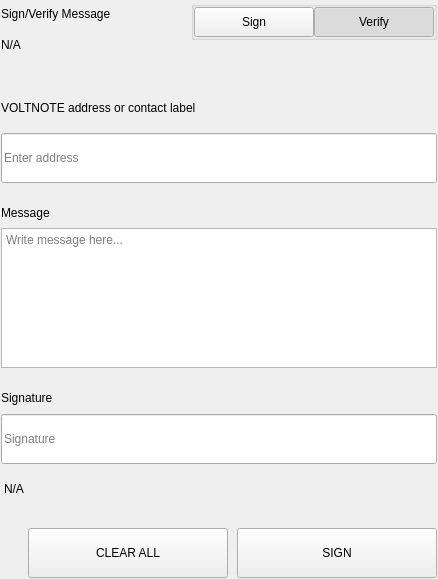
<?xml version="1.0" encoding="UTF-8"?>
<ui version="4.0">
 <class>SettingsSignMessageWidgets</class>
 <widget class="QWidget" name="SettingsSignMessageWidgets">
  <property name="geometry">
   <rect>
    <x>0</x>
    <y>0</y>
    <width>438</width>
    <height>579</height>
   </rect>
  </property>
  <property name="windowTitle">
   <string>Form</string>
  </property>
  <layout class="QVBoxLayout" name="verticalLayout">
   <property name="spacing">
    <number>0</number>
   </property>
   <property name="leftMargin">
    <number>0</number>
   </property>
   <property name="topMargin">
    <number>0</number>
   </property>
   <property name="rightMargin">
    <number>0</number>
   </property>
   <property name="bottomMargin">
    <number>0</number>
   </property>
   <item>
    <widget class="QWidget" name="left" native="true">
     <layout class="QVBoxLayout" name="verticalLayout_3">
      <property name="leftMargin">
       <number>0</number>
      </property>
      <property name="topMargin">
       <number>0</number>
      </property>
      <property name="rightMargin">
       <number>0</number>
      </property>
      <property name="bottomMargin">
       <number>0</number>
      </property>
      <item>
       <widget class="QWidget" name="container_sign" native="true">
        <layout class="QVBoxLayout" name="verticalLayout_2">
         <property name="spacing">
          <number>0</number>
         </property>
         <property name="leftMargin">
          <number>1</number>
         </property>
         <property name="topMargin">
          <number>1</number>
         </property>
         <property name="rightMargin">
          <number>1</number>
         </property>
         <property name="bottomMargin">
          <number>1</number>
         </property>
         <item>
          <layout class="QHBoxLayout" name="horizontalLayout_3" stretch="3,1">
           <property name="spacing">
            <number>40</number>
           </property>
           <item>
            <layout class="QVBoxLayout" name="verticalLayoutTitle">
             <property name="spacing">
              <number>5</number>
             </property>
             <item>
              <widget class="QLabel" name="labelTitle">
               <property name="text">
                <string>Sign/Verify Message</string>
               </property>
              </widget>
             </item>
             <item>
              <widget class="QLabel" name="labelSubtitle1">
               <property name="text">
                <string notr="true">N/A</string>
               </property>
               <property name="wordWrap">
                <bool>true</bool>
               </property>
              </widget>
             </item>
            </layout>
           </item>
           <item alignment="Qt::AlignRight|Qt::AlignTop">
            <widget class="QWidget" name="containerSwitch" native="true">
             <property name="styleSheet">
              <string notr="true">#containerSwitch{
	padding-top:9px;
}</string>
             </property>
             <layout class="QVBoxLayout" name="verticalLayout_6">
              <property name="spacing">
               <number>4</number>
              </property>
              <property name="leftMargin">
               <number>0</number>
              </property>
              <property name="topMargin">
               <number>0</number>
              </property>
              <property name="rightMargin">
               <number>0</number>
              </property>
              <property name="bottomMargin">
               <number>0</number>
              </property>
              <item alignment="Qt::AlignRight">
               <widget class="QGroupBox" name="groupBox">
                <property name="sizePolicy">
                 <sizepolicy hsizetype="Fixed" vsizetype="Preferred">
                  <horstretch>0</horstretch>
                  <verstretch>0</verstretch>
                 </sizepolicy>
                </property>
                <property name="title">
                 <string/>
                </property>
                <property name="alignment">
                 <set>Qt::AlignRight|Qt::AlignTop|Qt::AlignTrailing</set>
                </property>
                <layout class="QHBoxLayout" name="horizontalLayout_4">
                 <property name="spacing">
                  <number>0</number>
                 </property>
                 <property name="leftMargin">
                  <number>0</number>
                 </property>
                 <property name="topMargin">
                  <number>0</number>
                 </property>
                 <property name="rightMargin">
                  <number>0</number>
                 </property>
                 <property name="bottomMargin">
                  <number>0</number>
                 </property>
                 <item>
                  <widget class="QPushButton" name="pushSign">
                   <property name="minimumSize">
                    <size>
                     <width>120</width>
                     <height>30</height>
                    </size>
                   </property>
                   <property name="maximumSize">
                    <size>
                     <width>120</width>
                     <height>30</height>
                    </size>
                   </property>
                   <property name="focusPolicy">
                    <enum>Qt::NoFocus</enum>
                   </property>
                   <property name="text">
                    <string>Sign</string>
                   </property>
                   <property name="checkable">
                    <bool>true</bool>
                   </property>
                   <property name="autoExclusive">
                    <bool>true</bool>
                   </property>
                  </widget>
                 </item>
                 <item>
                  <widget class="QPushButton" name="pushVerify">
                   <property name="minimumSize">
                    <size>
                     <width>120</width>
                     <height>30</height>
                    </size>
                   </property>
                   <property name="maximumSize">
                    <size>
                     <width>120</width>
                     <height>30</height>
                    </size>
                   </property>
                   <property name="focusPolicy">
                    <enum>Qt::NoFocus</enum>
                   </property>
                   <property name="text">
                    <string>Verify</string>
                   </property>
                   <property name="checkable">
                    <bool>true</bool>
                   </property>
                   <property name="checked">
                    <bool>true</bool>
                   </property>
                   <property name="autoExclusive">
                    <bool>true</bool>
                   </property>
                  </widget>
                 </item>
                </layout>
               </widget>
              </item>
              <item alignment="Qt::AlignHCenter|Qt::AlignTop">
               <widget class="QLabel" name="labelSubtitleSwitch">
                <property name="text">
                 <string/>
                </property>
                <property name="alignment">
                 <set>Qt::AlignRight|Qt::AlignTrailing|Qt::AlignVCenter</set>
                </property>
               </widget>
              </item>
             </layout>
            </widget>
           </item>
          </layout>
         </item>
         <item>
          <spacer name="verticalSpacer_2">
           <property name="orientation">
            <enum>Qt::Vertical</enum>
           </property>
           <property name="sizeType">
            <enum>QSizePolicy::Fixed</enum>
           </property>
           <property name="sizeHint" stdset="0">
            <size>
             <width>20</width>
             <height>40</height>
            </size>
           </property>
          </spacer>
         </item>
         <item>
          <widget class="QWidget" name="containerAddress" native="true">
           <property name="sizePolicy">
            <sizepolicy hsizetype="Preferred" vsizetype="Fixed">
             <horstretch>0</horstretch>
             <verstretch>0</verstretch>
            </sizepolicy>
           </property>
           <layout class="QVBoxLayout" name="verticalLayout_5" stretch="0,0">
            <property name="spacing">
             <number>15</number>
            </property>
            <property name="leftMargin">
             <number>0</number>
            </property>
            <property name="topMargin">
             <number>0</number>
            </property>
            <property name="rightMargin">
             <number>0</number>
            </property>
            <property name="bottomMargin">
             <number>0</number>
            </property>
            <item>
             <widget class="QLabel" name="labelSubtitleAddress">
              <property name="minimumSize">
               <size>
                <width>0</width>
                <height>20</height>
               </size>
              </property>
              <property name="maximumSize">
               <size>
                <width>16777215</width>
                <height>20</height>
               </size>
              </property>
              <property name="text">
               <string>VOLTNOTE address or contact label</string>
              </property>
             </widget>
            </item>
            <item>
             <widget class="QLineEdit" name="addressIn_SM">
              <property name="minimumSize">
               <size>
                <width>0</width>
                <height>50</height>
               </size>
              </property>
              <property name="maximumSize">
               <size>
                <width>16777215</width>
                <height>50</height>
               </size>
              </property>
              <property name="placeholderText">
               <string>Enter address</string>
              </property>
             </widget>
            </item>
           </layout>
          </widget>
         </item>
         <item>
          <spacer name="verticalSpacer_3">
           <property name="orientation">
            <enum>Qt::Vertical</enum>
           </property>
           <property name="sizeType">
            <enum>QSizePolicy::Fixed</enum>
           </property>
           <property name="sizeHint" stdset="0">
            <size>
             <width>20</width>
             <height>20</height>
            </size>
           </property>
          </spacer>
         </item>
         <item>
          <layout class="QVBoxLayout" name="verticalLayout_9">
           <property name="spacing">
            <number>5</number>
           </property>
           <item>
            <widget class="QLabel" name="labelSubtitleMessage">
             <property name="minimumSize">
              <size>
               <width>0</width>
               <height>20</height>
              </size>
             </property>
             <property name="maximumSize">
              <size>
               <width>16777215</width>
               <height>20</height>
              </size>
             </property>
             <property name="text">
              <string>Message</string>
             </property>
            </widget>
           </item>
           <item>
            <widget class="QPlainTextEdit" name="messageIn_SM">
             <property name="minimumSize">
              <size>
               <width>0</width>
               <height>140</height>
              </size>
             </property>
             <property name="maximumSize">
              <size>
               <width>16777215</width>
               <height>140</height>
              </size>
             </property>
             <property name="placeholderText">
              <string>Write message here...</string>
             </property>
            </widget>
           </item>
          </layout>
         </item>
         <item>
          <spacer name="verticalSpacer_4">
           <property name="orientation">
            <enum>Qt::Vertical</enum>
           </property>
           <property name="sizeType">
            <enum>QSizePolicy::Fixed</enum>
           </property>
           <property name="sizeHint" stdset="0">
            <size>
             <width>20</width>
             <height>20</height>
            </size>
           </property>
          </spacer>
         </item>
         <item>
          <widget class="QWidget" name="widget" native="true">
           <property name="minimumSize">
            <size>
             <width>0</width>
             <height>75</height>
            </size>
           </property>
           <property name="maximumSize">
            <size>
             <width>16777215</width>
             <height>16777215</height>
            </size>
           </property>
           <layout class="QVBoxLayout" name="verticalLayout_4">
            <property name="leftMargin">
             <number>0</number>
            </property>
            <property name="topMargin">
             <number>0</number>
            </property>
            <property name="rightMargin">
             <number>0</number>
            </property>
            <property name="bottomMargin">
             <number>0</number>
            </property>
            <item>
             <widget class="QLabel" name="labelSubtitleSignature">
              <property name="minimumSize">
               <size>
                <width>0</width>
                <height>20</height>
               </size>
              </property>
              <property name="maximumSize">
               <size>
                <width>16777215</width>
                <height>20</height>
               </size>
              </property>
              <property name="text">
               <string>Signature</string>
              </property>
             </widget>
            </item>
            <item>
             <widget class="QLineEdit" name="signatureOut_SM">
              <property name="minimumSize">
               <size>
                <width>0</width>
                <height>50</height>
               </size>
              </property>
              <property name="placeholderText">
               <string>Signature</string>
              </property>
             </widget>
            </item>
           </layout>
          </widget>
         </item>
         <item>
          <widget class="QLabel" name="statusLabel_SM">
           <property name="styleSheet">
            <string notr="true">padding-top:5px;</string>
           </property>
           <property name="text">
            <string notr="true">N/A</string>
           </property>
          </widget>
         </item>
         <item>
          <spacer name="verticalSpacer">
           <property name="orientation">
            <enum>Qt::Vertical</enum>
           </property>
           <property name="sizeType">
            <enum>QSizePolicy::Fixed</enum>
           </property>
           <property name="sizeHint" stdset="0">
            <size>
             <width>20</width>
             <height>20</height>
            </size>
           </property>
          </spacer>
         </item>
         <item>
          <layout class="QHBoxLayout" name="horizontalLayout_7">
           <property name="spacing">
            <number>9</number>
           </property>
           <item>
            <spacer name="horizontalSpacer_5">
             <property name="orientation">
              <enum>Qt::Horizontal</enum>
             </property>
             <property name="sizeType">
              <enum>QSizePolicy::Expanding</enum>
             </property>
             <property name="sizeHint" stdset="0">
              <size>
               <width>40</width>
               <height>20</height>
              </size>
             </property>
            </spacer>
           </item>
           <item>
            <widget class="QPushButton" name="pushButtonClear">
             <property name="minimumSize">
              <size>
               <width>200</width>
               <height>50</height>
              </size>
             </property>
             <property name="focusPolicy">
              <enum>Qt::NoFocus</enum>
             </property>
             <property name="text">
              <string>CLEAR ALL</string>
             </property>
            </widget>
           </item>
           <item>
            <widget class="QPushButton" name="pushButtonSave">
             <property name="minimumSize">
              <size>
               <width>200</width>
               <height>50</height>
              </size>
             </property>
             <property name="maximumSize">
              <size>
               <width>200</width>
               <height>50</height>
              </size>
             </property>
             <property name="focusPolicy">
              <enum>Qt::NoFocus</enum>
             </property>
             <property name="text">
              <string>SIGN</string>
             </property>
            </widget>
           </item>
          </layout>
         </item>
        </layout>
       </widget>
      </item>
     </layout>
    </widget>
   </item>
  </layout>
 </widget>
 <resources/>
 <connections/>
</ui>
